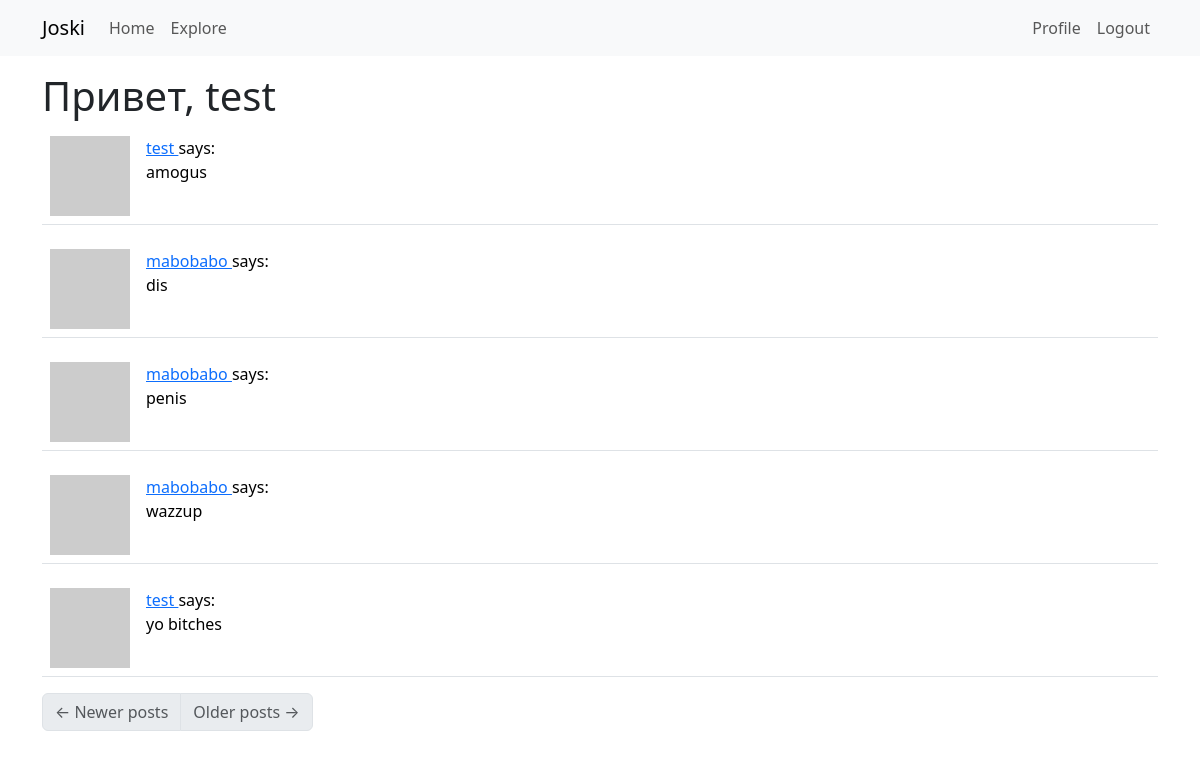
Page /explore (signed in) on the committed database.
### app/models.py (models this page shows, shortened)
class User(UserMixin, db.Model):
    id: saorm.Mapped[int] = saorm.mapped_column(primary_key=True)
    username: saorm.Mapped[str] = saorm.mapped_column(sa.String(64), index=True, unique=True)
    email: saorm.Mapped[str] = saorm.mapped_column(sa.String(120), index=True, unique=True)
    password_hash: saorm.Mapped[typing.Optional[str]] = saorm.mapped_column(sa.String(256))
    about_me: saorm.Mapped[typing.Optional[str]] = saorm.mapped_column(sa.String(140))
    last_seen: saorm.Mapped[typing.Optional[datetime]] = saorm.mapped_column(default=lambda: datetime.now(timezone.utc))
    posts: saorm.WriteOnlyMapped['Post'] = saorm.relationship(back_populates='author')
    following: saorm.WriteOnlyMapped['User'] = saorm.relationship(
        secondary=followers, primaryjoin=(followers.c.follower_id == id),
        secondaryjoin=(followers.c.followed_id == id),
        back_populates='followers')
    followers: saorm.WriteOnlyMapped['User'] = saorm.relationship(
        secondary=followers, primaryjoin=(followers.c.followed_id == id),
        secondaryjoin=(followers.c.follower_id == id),
        back_populates='following')
    def avatar(self, size):
        digest = md5(self.email.lower().encode('utf-8')).hexdigest()
        return f'https://www.gravatar.com/avatar/{digest}?d=identicon&s={size}'

class Post(db.Model):
    id: saorm.Mapped[int] = saorm.mapped_column(primary_key=True)
    body: saorm.Mapped[str] = saorm.mapped_column(sa.String(140))
    timestamp: saorm.Mapped[datetime] = saorm.mapped_column(index=True, default=lambda: datetime.now(timezone.utc))
    user_id: saorm.Mapped[int] = saorm.mapped_column(sa.ForeignKey(User.id), index=True)
    author: saorm.Mapped[User] = saorm.relationship(back_populates='posts')

### app/routes/route.py (the view)
@bp.route('/explore')
@login_required
def explore():
    page = request.args.get('page', 1, type=int)
    query = sa.select(Post).order_by(Post.timestamp.desc())
    posts = db.paginate(query, page=page,
                        per_page=current_app.config['POSTS_PER_PAGE'],
                        error_out=False)
    next_url = url_for('routes.explore', page=posts.next_num) \
        if posts.has_next else None
    prev_url = url_for('routes.explore', page=posts.prev_num) \
        if posts.has_prev else None
    return render_template('index.html', title='Explore',
                            posts=posts.items,
                            next_url=next_url, prev_url=prev_url)

### app/models.py (called while the page is built)
@login.user_loader
def load_user(id):
    return db.session.get(User, int(id))

### app/routes/route.py (called while the page is built)
@bp.before_request # means before view func
def before_request():
    if current_user.is_authenticated:
        current_user.last_seen = datetime.now(timezone.utc)
        db.session.commit()

### app/templates/index.html (shortened to what this page needs)
{% extends "base.html" %}
{% import 'bootstrap_wtf.html' as wtf %}
{% block content %}
    <h1>Привет, {{ current_user.username }}</h1>
    {% for post in posts %}
        {% include '_post.html' %}
    {% endfor %}
    <nav aria-label="Post navigation">
        <ul class="pagination">
            <li class="page-item{% if not prev_url %} disabled{% endif %}">
                <a class="page-link" href="{{ prev_url }}">
                    <span aria-hidden="true">&larr;</span> Newer posts
                </a>
            </li>
            <li class="page-item{% if not next_url %} disabled{% endif %}">
                <a class="page-link" href="{{ next_url }}">
                    Older posts <span aria-hidden="true">&rarr;</span>
                </a>
            </li>
        </ul>
    </nav>
{% endblock %}

### app/templates/_post.html
<table class="table table-hover">
    <tr>
        <td width="70px">
            <a href="{{ url_for('routes.user', username=post.author.username) }}">
                <img src="{{ post.author.avatar(70) }}" />
            </a>
        </td>
        <td>
            <a href="{{ url_for('routes.user', username=post.author.username) }}">
                {{ post.author.username }}
            </a>
            says:
            <br>
            {{ post.body }}
        </td>
    </tr>
</table>

### rows in the picture
User: username "test"
Post: author.username "test", body "amogus"
Post: author.username "mabobabo", body "dis"
Post: author.username "mabobabo", body "penis"
Post: author.username "mabobabo", body "wazzup"
Post: author.username "test", body "yo bitches"
